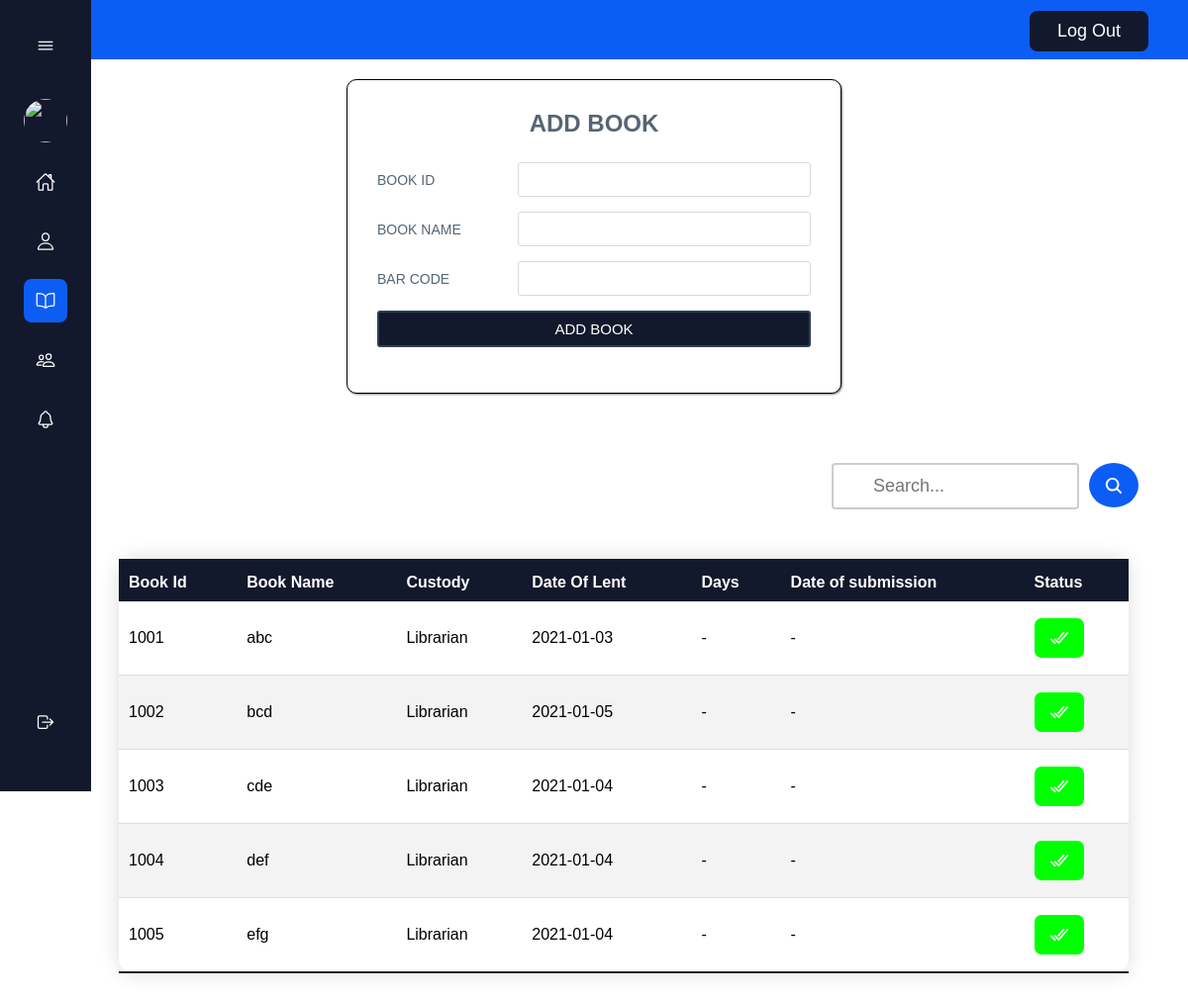
Screenshot of /tab.php (signed in) with the database file from the repository.
### tables this page shows
CREATE TABLE `books` (
  `BookName` varchar(80) NOT NULL,
  `BookId` varchar(20) NOT NULL,
  `BarCode` varchar(255) NOT NULL,
  `Custody` varchar(20) NOT NULL,
  `DateOfLent` timestamp NOT NULL DEFAULT current_timestamp() ON UPDATE current_timestamp()
);

### tab.php (the view, shortened to what this page needs)
<?php
require 'librarian-nav.php' ;
?>
<?php
$servername = "localhost";
$username = "root";
$password = "";
$dbname = "librarianbot";
$valueToSearch = "";
$conn = new mysqli($servername, $username, $password, $dbname);
if(isset($_POST['search']))
{
    $valueToSearch = $_POST['valueToSearch'];
    $query = "SELECT * FROM `books` WHERE CONCAT(`BookId`, `BookName`, `Custody`, `DateOfLent`) LIKE '%".$valueToSearch."%'";
    $result = mysqli_query($conn, $query);
}
 else {
    $query = "SELECT * FROM `books`";
}
$result = $conn->query($query);
    ?>
<html>
<div class="wrapper">
    <form action="tab.php" method="POST">
        <div class="title">
          ADD BOOK
        </div>
        <div class="form">
          <div class="inputfield">
              <label>BOOK ID</label>
              <input type="text" class="input" name="BookId" required>
          </div>
          <div class="inputfield">
              <label>BOOK NAME</label>
              <input type="text" class="input" name="BookName" required>
          </div>
          <div class="inputfield">
              <label>BAR CODE</label>
              <input type="text" class="input" name="BarCode" required>
          </div>
          <div class="inputfield">
            <input type="submit" name="bookinsert" value="ADD BOOK" class="btn">
          </div>
        </div>
    </form>
</div>
<form action="tab.php" method="post">
  <div>
      <input class="searchbar" type="text" name="valueToSearch" placeholder="Search..." value="<?php echo $valueToSearch ;?>" style="float:left;">
      <button type="submit" method="POST" name="search" class="button search" style="float:left;"><ion-icon name="search" class="nav__icon"></button>
  </div>
</form>
<table class="content-table">
  <thead>
    <tr>
        <th>Book Id</th>
        <th>Book Name</th>
        <th>Custody</th>
        <th>Date Of Lent</th>
        <th>Days</th>
        <th>Date of submission</th>
        <th>Status</th>
    </tr>
  </thead>
  <tbody>
  <?php
    while($row = $result->fetch_assoc()) {
        $to_date = time();
        $from_date = strtotime($row['DateOfLent']);
        $day_diff = $to_date - $from_date;
        $fine_days = floor($day_diff/(60*60*24));
        $Total_days = $fine_days;
  ?>
      <tr>
        <td><?php echo $row['BookId']; ?></td>
        <td><?php echo $row['BookName']; ?></td>
        <td><?php echo $row['Custody']; ?></td>
        <td><?php echo date('Y-m-d', strtotime($row['DateOfLent'])); ?></td>
        <?php if($row['Custody']!="Librarian"){
          ?>
        <td><?php echo $Total_days; ?></td>
        <td><?php echo date('Y-m-d', strtotime($row['DateOfLent']."+15 day")); ?></td>
        <?php if($Total_days>15){ ?>
          <td><div class="button button1 due" ><ion-icon  name="logo-usd" class="nav__icon"><div> </td>
            <?php }
                  else{ ?>
          <td><div class="button button1 nodue"><ion-icon  name="checkmark-done-sharp" class="nav__icon"><div> </td>
            <?php }
        ?>
          <?php }
          else {
          ?>
          <td>-</td>
        <td>-</td>
        <td><div class="button button1 nodue"><ion-icon  name="checkmark-done-sharp" class="nav__icon"><div> </td>
          <?php
          }
          ?>
    </tr>
    <?php
    }
          ?>
  </tbody>
</table>
</html>

### librarian-nav.php (style rules this page uses)
:root { --nav-width: 92px; --first-color: #0C5DF4; --bg-color: #12192C; --sub-color: #B6CEFC; --white-color: #FFF; --body-font: 'Poppins', sans-serif; --normal-font-size: 1rem; --small-font-size: .875rem; --z-fixed: 100; }
body { margin:0px 0px; }
*,::before,::after { box-sizing: border-box; }
body { position: relative; margin: 0; padding: 0rem 0 0 0rem; font-family: var(--body-font); font-size: var(--normal-font-size); transition: .5s; }
.nav__icon { font-size: 1.25rem; }

### tab.php (style rules this page uses)
* { font-family: sans-serif; }
body { background: #ffffff; padding: 0 0px; }
.content-table { border-collapse: collapse; margin: 50px 10%; font-size: 1em; border-radius: 15px; box-shadow: 0 0 20px rgba(0, 0, 0, 0.15); width:85%; }
.content-table thead tr { background-color: #12192C; color: #ffffff; text-align: left; font-weight: bold; padding:40px 10px; }
.content-table thead tr th { padding:15px 15px 10px 10px; }
.content-table th, .content-table td { padding: 17px 10px; }
.content-table tbody tr { border-bottom: 1px solid #dddddd; }
.content-table tbody tr:nth-of-type(even) { background-color: #f3f3f3; }
.content-table tbody tr:last-of-type { border-bottom: 2px solid #12192C; }
.button { border-radius: 7px; border: none; color: #FFFFFF; text-align: center; font-size: 15px; padding: 10px 10px; width: 50px; transition: all 0.5s; cursor: pointer; margin-right: 0px; margin-left:0px; }
.button1 { background-color: #0C5DF4; }
.nodue { background-color:#00ff00; }
.wrapper { max-width: 500px; width: 100%; background: #fff; border-radius:10px; margin: 20px auto; box-shadow: 1px 1px 2px rgba(0,0,0,0.5); padding: 30px; border:1px solid #000000; }
.wrapper .title { font-size: 24px; font-weight: 700; margin-bottom: 25px; color: #566573; text-transform: uppercase; text-align: center; }
.wrapper .form { width: 100%; }
.wrapper .form .inputfield { margin-bottom: 15px; display: flex; align-items: center; }
.wrapper .form .inputfield label { width: 200px; color: #566573; margin-right: 10px; font-size: 14px; }
.wrapper .form .inputfield .input, .wrapper .form .inputfield .textarea { width: 100%; outline: none; border: 1px solid #d5dbd9; font-size: 15px; padding: 8px 10px; border-radius: 3px; transition: all 0.3s ease; }
.wrapper .form .inputfield .btn { width: 100%; padding: 8px 10px; font-size: 15px; border: 2px solid #2E4053; background: #12192C; color: #fff; cursor: pointer; border-radius: 3px; outline: none; }
.wrapper .form .inputfield:last-child { margin-bottom: 0; }
.search { background-color: #0C5DF4; height:45px; border-radius:50%; margin-top:50px; border: 0px; }
.searchbar[type=text] { margin-top:50px; margin-left:70%; margin-right:10px; margin-bottom:50px; position:block; width: 250px; box-sizing: border-box; border: 2px solid #ccc; border-radius: 4px; font-size: 18px; background-color: white; background-image: url('searchicon.png'); background-position: 10px 10px; background-repeat: no-repeat; padding: 11px 20px 11px 40px; -webkit-transition: width 0.4s ease-in-out; transition: width 0.4s ease-in-out; }

### rows the page displays
books: BookId "1001", BookName "abc", Custody "Librarian", DateOfLent "2021-01-03"
books: BookId "1002", BookName "bcd", Custody "Librarian", DateOfLent "2021-01-05"
books: BookId "1003", BookName "cde", Custody "Librarian", DateOfLent "2021-01-04"
books: BookId "1004", BookName "def", Custody "Librarian", DateOfLent "2021-01-04"
books: BookId "1005", BookName "efg", Custody "Librarian", DateOfLent "2021-01-04"
